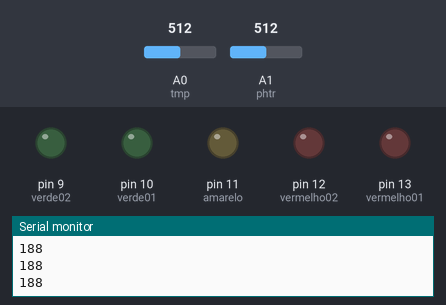
This sketch was run on a simulated Arduino Uno, built with avr-gcc and run on an emulated ATmega328P. Shown: output pins drawn as LEDs (lit = HIGH), the last lines printed to the serial monitor. The test bench sets the inputs (shaded band); at power-on: A1 (phtr) = 512, A0 (tmp) = 512.

Above: at 1.2 s.
1.3 s: A1 (phtr) set to 810
2.8 s: A1 (phtr) set to 834
At 3.9 s:
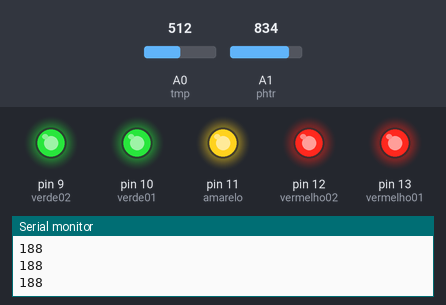
4.3 s: A0 (tmp) set to 175
5.8 s: A0 (tmp) set to 151
At 6.7 s:
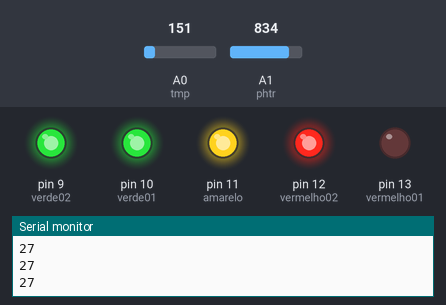
7.3 s: A0 (tmp) set to 122
At 8.0 s:
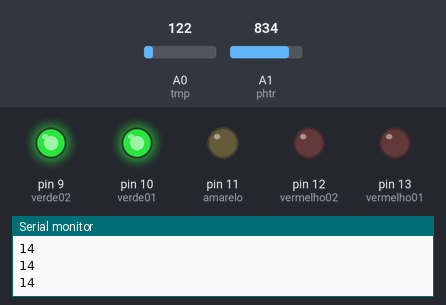
8.8 s: A0 (tmp) set to 99
At 9.4 s:
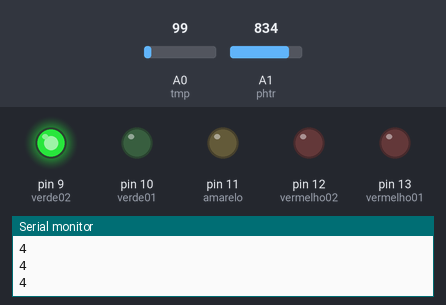
Timing chart, 0 to 11.3 s (numbered marks = the images above; inputs shaded):
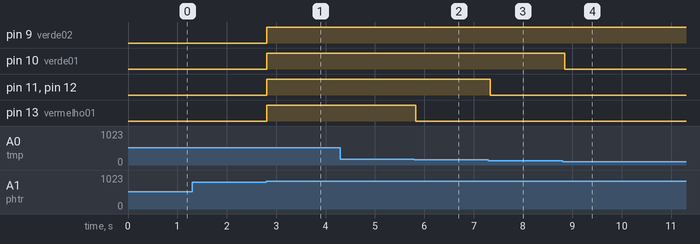

The sketch:

aula05.ino
```cpp
const int phtr = A1;
int valor_phtr = 0;
const int tmp = A0;
int valor_tmp = 0;
int temperatura = 0;

const int vermelho01 = 13;
const int vermelho02 = 12;
const int amarelo = 11;
const int verde01 = 10;
const int verde02 = 9;

void setup()
{
  pinMode(vermelho01, OUTPUT);
  pinMode(vermelho02, OUTPUT);
  pinMode(amarelo, OUTPUT);
  pinMode(verde01, OUTPUT);
  pinMode(verde02, OUTPUT);
  Serial.begin(9600);
}

void loop()
{
  //Retorna valor entre 1022 (luz minima) e 713 (luz maxima)
  valor_phtr = analogRead(phtr);
  valor_tmp = analogRead(tmp); //Retorna valor entre 20 e 358
  temperatura = map(valor_tmp, 0, 358, -40, 120);

  if(valor_phtr > 824){
  	if (temperatura < 10 ){
      digitalWrite(verde02, HIGH);
      digitalWrite(verde01, LOW);
      digitalWrite(amarelo, LOW);
      digitalWrite(vermelho02, LOW);
      digitalWrite(vermelho01, LOW);
    }else if (temperatura < 18){
      digitalWrite(verde02, HIGH);
      digitalWrite(verde01, HIGH);
      digitalWrite(amarelo, LOW);
      digitalWrite(vermelho02, LOW);
      digitalWrite(vermelho01, LOW);
    }else if (temperatura < 25){
      digitalWrite(verde01, HIGH);
      digitalWrite(verde02, HIGH);
      digitalWrite(amarelo, HIGH);
      digitalWrite(vermelho02, LOW);
      digitalWrite(vermelho01, LOW);
    }else if (temperatura < 32){
      digitalWrite(verde01, HIGH);
      digitalWrite(verde02, HIGH);
      digitalWrite(amarelo, HIGH);
      digitalWrite(vermelho02, HIGH);
      digitalWrite(vermelho01, LOW);
    }else{
      digitalWrite(verde01, HIGH);
      digitalWrite(verde02, HIGH);
      digitalWrite(amarelo, HIGH);
      digitalWrite(vermelho02, HIGH);
      digitalWrite(vermelho01, HIGH);
    }
  }else{
    digitalWrite(verde01, LOW);
    digitalWrite(verde02, LOW);
    digitalWrite(amarelo, LOW);
    digitalWrite(vermelho01, LOW);
    digitalWrite(vermelho02, LOW);
  }


  Serial.println(temperatura);
  delay(100);
}
```

Measured:
- the behaviour switches between 824 and 825 on A1 (phtr) (found by bisection; images 0 and 1)
- the behaviour switches between 162 and 161 on A0 (tmp) (found by bisection; images 1 and 2)
- the behaviour switches between 112 and 111 on A0 (tmp) (found by bisection; images 3 and 4)
- after the input at 2.8 s, pin 9 (verde02), pin 10 (verde01), pin 11 (amarelo), pin 12 (vermelho02), pin 13 (vermelho01): LOW → HIGH at once
- after the input at 5.8 s, pin 13 (vermelho01): HIGH → LOW at once
- after the input at 7.3 s, pin 11 (amarelo), pin 12 (vermelho02): HIGH → LOW at once
- after the input at 8.8 s, pin 10 (verde01): HIGH → LOW at once
